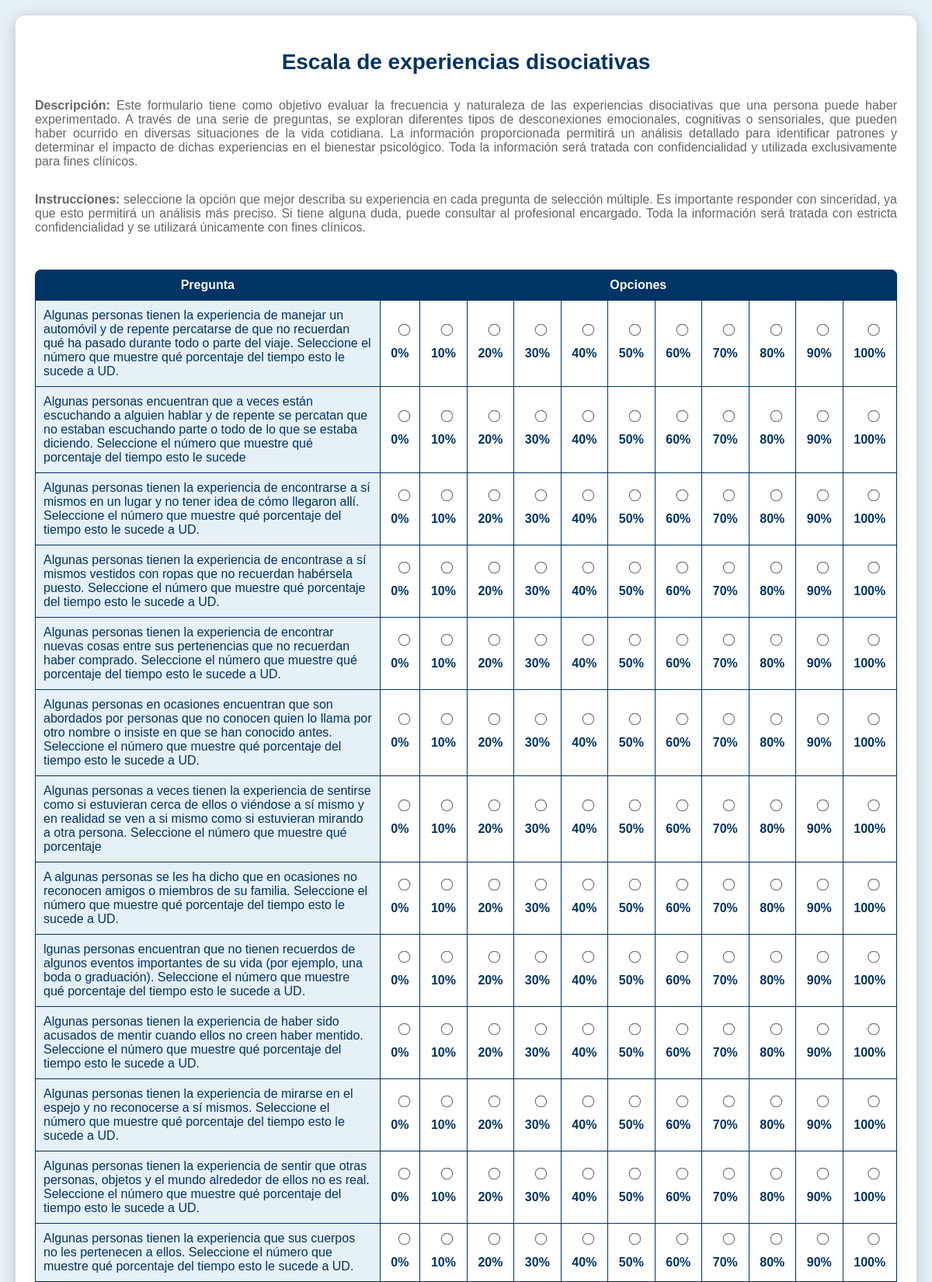
The app's page /responder.php?id=16 (upper part) with its own data.
### tables this page shows
CREATE TABLE `cuestionario` (
  `id` int(11) NOT NULL,
  `titulo` varchar(255) NOT NULL,
  `descripcion` text DEFAULT NULL,
  `instrucciones` text DEFAULT NULL
);

CREATE TABLE `preguntascuestionario` (
  `id` int(11) NOT NULL,
  `id_cuestionario` int(11) DEFAULT NULL,
  `id_pregunta` varchar(255) DEFAULT NULL
);

CREATE TABLE `pregunta` (
  `id` varchar(255) NOT NULL,
  `pregunta` varchar(255) NOT NULL,
  `op_pregunta1` varchar(255) DEFAULT NULL,
  `op_pregunta2` varchar(255) DEFAULT NULL,
  `op_pregunta3` varchar(255) DEFAULT NULL,
  `op_pregunta4` varchar(255) DEFAULT NULL,
  `op_pregunta5` varchar(255) DEFAULT NULL,
  `op_pregunta6` varchar(255) DEFAULT NULL,
  `op_pregunta7` varchar(255) DEFAULT NULL,
  `tipo_pregunta` varchar(20) DEFAULT NULL,
  `op_pregunta8` varchar(255) DEFAULT NULL,
  `op_pregunta9` varchar(255) DEFAULT NULL,
  `op_pregunta10` varchar(255) DEFAULT NULL,
  `op_pregunta11` varchar(255) DEFAULT NULL
);

### responder.php (the view, shortened to what this page needs)
<?php
$servername = "localhost";
$username = "root";
$password = "MyCLFDBss8**";
$dbname = "proyectopsicologia";
$conn = new mysqli($servername, $username, $password, $dbname);
$idCuestionario = isset($_GET['id']) ? intval($_GET['id']) : 0;
$sqlCuestionario = "
    SELECT titulo, descripcion, instrucciones
    FROM cuestionario
    WHERE id = $idCuestionario";
$resultCuestionario = $conn->query($sqlCuestionario);
if ($resultCuestionario->num_rows > 0) {
    $cuestionario = $resultCuestionario->fetch_assoc();
} else {
    echo "No se encontró el cuestionario.";
    exit;
}
$sqlPreguntas = "
    SELECT pq.id_pregunta, p.pregunta, p.tipo_pregunta,
           op_pregunta1, op_pregunta2, op_pregunta3,
           op_pregunta4, op_pregunta5, op_pregunta6,
           op_pregunta7, op_pregunta8, op_pregunta9,
           op_pregunta10, op_pregunta11
    FROM preguntascuestionario pq
    JOIN pregunta p ON pq.id_pregunta = p.id
    WHERE pq.id_cuestionario = $idCuestionario";
$resultPreguntas = $conn->query($sqlPreguntas);
?>
<!DOCTYPE html>
<html lang="es">
<head>
    <link rel="stylesheet" href="styles.css">
</head>
<body>
    <div class="container">
        <h1><?php echo $cuestionario['titulo']; ?></h1>
        <p><strong>Descripción:</strong> <?php echo $cuestionario['descripcion']; ?></p>
        <p><strong>Instrucciones:</strong> <?php echo $cuestionario['instrucciones']; ?></p>
        <form action="guardar_respuestas.php" method="POST">
            <?php if ($resultPreguntas->num_rows > 0): ?>
                <table class="likert-table">
                    <thead>
                        <tr>
                            <th>Pregunta</th>
                            <th colspan="11">Opciones</th>
                        </tr>
                    </thead>
                    <tbody>
                        <?php while ($row = $resultPreguntas->fetch_assoc()): ?>
                            <?php if ($row['tipo_pregunta'] === 'abierta'): ?>
                                </tbody>
                                </table>
                                <div class="question-abierta">
                                    <h3><?php echo $row['pregunta']; ?></h3>
                                    <textarea name="respuesta[<?php echo $row['id_pregunta']; ?>]" rows="4" placeholder="Escribe tu respuesta aquí..." required></textarea>
                                </div>
                                <table class="likert-table">
                                <tbody>
                            <?php else: ?>
                                <tr>
                                    <td><?php echo $row['pregunta']; ?></td>
                                    <?php
                                    $opciones = [
                                        $row['op_pregunta1'], $row['op_pregunta2'], $row['op_pregunta3'],
                                        $row['op_pregunta4'], $row['op_pregunta5'], $row['op_pregunta6'],
                                        $row['op_pregunta7'], $row['op_pregunta8'], $row['op_pregunta9'],
                                        $row['op_pregunta10'], $row['op_pregunta11']
                                    ];
                                    foreach ($opciones as $opcion):
                                        if (!empty($opcion)): ?>
                                            <td>
                                                <label>
                                                    <input type="radio" name="respuesta[<?php echo $row['id_pregunta']; ?>]" value="<?php echo htmlspecialchars($opcion); ?>" required>
                                                    <?php echo htmlspecialchars($opcion); ?>
                                                </label>
                                            </td>
                                        <?php endif;
                                    endforeach; ?>
                                </tr>
                            <?php endif; ?>
                        <?php endwhile; ?>
                    </tbody>
                </table>
            <?php else: ?>
                <p class="no-data">No hay preguntas para este cuestionario.</p>
            <?php endif; ?>
        </form>
    </div>
</body>
</html>

### styles.css (style rules this page uses)
body { font-family: 'Poppins', sans-serif; display: flex; justify-content: center; align-items: flex-start; min-height: 100vh; margin: 0; padding: 20px; background-color: #E6F0F7; color: #003366; }
.container { max-width: 1200px; width: 100%; text-align: center; background: #FFFFFF; padding: 25px; border-radius: 12px; box-shadow: 0px 4px 20px rgba(0, 0, 0, 0.2); display: flex; flex-direction: column; align-items: stretch; }
h1, h2, h3 { color: #003366; font-weight: bold; margin-bottom: 15px; }
h1 { font-size: 28px; }
p { font-size: 16px; color: #666666; margin-bottom: 15px; text-align: justify; }
label { font-size: 16px; font-weight: bold; color: #003366; display: block; margin-bottom: 5px; }
input, textarea, select { width: 100%; padding: 10px; border: 2px solid #003366; border-radius: 8px; font-size: 16px; margin-bottom: 15px; background-color: #FFFFFF; color: #003366; }
.likert-table { width: 100%; border-collapse: collapse; margin: 30px 0; background-color: #FFFFFF; font-family: 'Poppins', sans-serif; box-shadow: 0px 4px 10px rgba(0, 0, 0, 0.1); border-radius: 8px; overflow: hidden; }
.likert-table th, .likert-table td { border: 1px solid #003366; padding: 10px; text-align: center; vertical-align: middle; color: #003366; }
.likert-table th { background-color: #003366; color: #FFFFFF; }
.likert-table td:first-child { text-align: left; width: 40%; font-weight: 500; background-color: #E6F0F7; }
.likert-table input[type="radio"] { transform: scale(1.2); margin-right: 5px; }

### records on screen
cuestionario: titulo "Escala de experiencias disociativas", descripcion "Este formulario tiene como objetivo evaluar la frecuencia y naturaleza de las experiencias disociativas que una persona puede haber experimentado. A través de una serie de preguntas, se exploran diferentes tipos de desconexiones emocionales, cognitivas o sensoriales, que pueden haber ocurrido en diversas situaciones de la vida cotidiana. La información proporcionada permitirá un análisis detallado para identificar patrones y determinar el impacto de dichas experiencias en el bienestar psicológico. Toda la información será tratada con confidencialidad y utilizada exclusivamente para fines clínicos.", instrucciones "seleccione la opción que mejor describa su experiencia en cada pregunta de selección múltiple. Es importante responder con sinceridad, ya que esto permitirá un análisis más preciso. Si tiene alguna duda, puede consultar al profesional encargado. Toda la información será tratada con estricta confidencialidad y se utilizará únicamente con fines clínicos."
preguntascuestionario: id_pregunta.pregunta "Algunas personas tienen la experiencia de manejar un automóvil y de repente percatarse de que no recuerdan qué ha pasado durante todo o parte del viaje. Seleccione el número que muestre qué porcentaje del tiempo esto le sucede a UD.", id_pregunta.op_pregunta1 "0%", id_pregunta.op_pregunta2 "10%", id_pregunta.op_pregunta3 "20%", id_pregunta.op_pregunta4 "30%", id_pregunta.op_pregunta5 "40%", id_pregunta.op_pregunta6 "50%", id_pregunta.op_pregunta7 "60%", id_pregunta.op_pregunta8 "70%", id_pregunta.op_pregunta9 "80%", id_pregunta.op_pregunta10 "90%", id_pregunta.op_pregunta11 "100%"
preguntascuestionario: id_pregunta.pregunta "Algunas personas encuentran que a veces están escuchando a alguien hablar y de repente se percatan que no estaban escuchando parte o todo de lo que se estaba diciendo. Seleccione el número que muestre qué porcentaje del tiempo esto le sucede", opcion "0%", opcion "10%", opcion "20%", opcion "30%", opcion "40%", opcion "50%", opcion "60%", opcion "70%", opcion "80%", opcion "90%", opcion "100%"
preguntascuestionario: id_pregunta.pregunta "Algunas personas tienen la experiencia de encontrarse a sí mismos en un lugar y no tener idea de cómo llegaron allí. Seleccione el número que muestre qué porcentaje del tiempo esto le sucede a UD.", opcion "0%", opcion "10%", opcion "20%", opcion "30%", opcion "40%", opcion "50%", opcion "60%", opcion "70%", opcion "80%", opcion "90%", opcion "100%"
preguntascuestionario: id_pregunta.pregunta "Algunas personas tienen la experiencia de encontrase a sí mismos vestidos con ropas que no recuerdan habérsela puesto. Seleccione el número que muestre qué porcentaje del tiempo esto le sucede a UD.", opcion "0%", opcion "10%", opcion "20%", opcion "30%", opcion "40%", opcion "50%", opcion "60%", opcion "70%", opcion "80%", opcion "90%", opcion "100%"
preguntascuestionario: id_pregunta.pregunta "Algunas personas tienen la experiencia de encontrar nuevas cosas entre sus pertenencias que no recuerdan haber comprado. Seleccione el número que muestre qué porcentaje del tiempo esto le sucede a UD.", opcion "0%", opcion "10%", opcion "20%", opcion "30%", opcion "40%", opcion "50%", opcion "60%", opcion "70%", opcion "80%", opcion "90%", opcion "100%"
preguntascuestionario: id_pregunta.pregunta "Algunas personas en ocasiones encuentran que son abordados por personas que no conocen quien lo llama por otro nombre o insiste en que se han conocido antes. Seleccione el número que muestre qué porcentaje del tiempo esto le sucede a UD.", opcion "0%", opcion "10%", opcion "20%", opcion "30%", opcion "40%", opcion "50%", opcion "60%", opcion "70%", opcion "80%", opcion "90%", opcion "100%"
preguntascuestionario: id_pregunta.pregunta "Algunas personas a veces tienen la experiencia de sentirse como si estuvieran cerca de ellos o viéndose a sí mismo y en realidad se ven a si mismo como si estuvieran mirando a otra persona. Seleccione el número que muestre qué porcentaje", opcion "0%", opcion "10%", opcion "20%", opcion "30%", opcion "40%", opcion "50%", opcion "60%", opcion "70%", opcion "80%", opcion "90%", opcion "100%"
preguntascuestionario: id_pregunta.pregunta "A algunas personas se les ha dicho que en ocasiones no reconocen amigos o miembros de su familia. Seleccione el número que muestre qué porcentaje del tiempo esto le sucede a UD.", opcion "0%", opcion "10%", opcion "20%", opcion "30%", opcion "40%", opcion "50%", opcion "60%", opcion "70%", opcion "80%", opcion "90%", opcion "100%"
preguntascuestionario: id_pregunta.pregunta "lgunas personas encuentran que no tienen recuerdos de algunos eventos importantes de su vida (por ejemplo, una boda o graduación). Seleccione el número que muestre qué porcentaje del tiempo esto le sucede a UD.", opcion "0%", opcion "10%", opcion "20%", opcion "30%", opcion "40%", opcion "50%", opcion "60%", opcion "70%", opcion "80%", opcion "90%", opcion "100%"
preguntascuestionario: id_pregunta.pregunta "Algunas personas tienen la experiencia de haber sido acusados de mentir cuando ellos no creen haber mentido. Seleccione el número que muestre qué porcentaje del tiempo esto le sucede a UD.", opcion "0%", opcion "10%", opcion "20%", opcion "30%", opcion "40%", opcion "50%", opcion "60%", opcion "70%", opcion "80%", opcion "90%", opcion "100%"
preguntascuestionario: id_pregunta.pregunta "Algunas personas tienen la experiencia de mirarse en el espejo y no reconocerse a sí mismos. Seleccione el número que muestre qué porcentaje del tiempo esto le sucede a UD.", opcion "0%", opcion "10%", opcion "20%", opcion "30%", opcion "40%", opcion "50%", opcion "60%", opcion "70%", opcion "80%", opcion "90%", opcion "100%"
preguntascuestionario: id_pregunta.pregunta "Algunas personas tienen la experiencia de sentir que otras personas, objetos y el mundo alrededor de ellos no es real. Seleccione el número que muestre qué porcentaje del tiempo esto le sucede a UD.", opcion "0%", opcion "10%", opcion "20%", opcion "30%", opcion "40%", opcion "50%", opcion "60%", opcion "70%", opcion "80%", opcion "90%", opcion "100%"
preguntascuestionario: id_pregunta.pregunta "Algunas personas tienen la experiencia que sus cuerpos no les pertenecen a ellos. Seleccione el número que muestre qué porcentaje del tiempo esto le sucede a UD.", opcion "0%", opcion "10%", opcion "20%", opcion "30%", opcion "40%", opcion "50%", opcion "60%", opcion "70%", opcion "80%", opcion "90%", opcion "100%"
